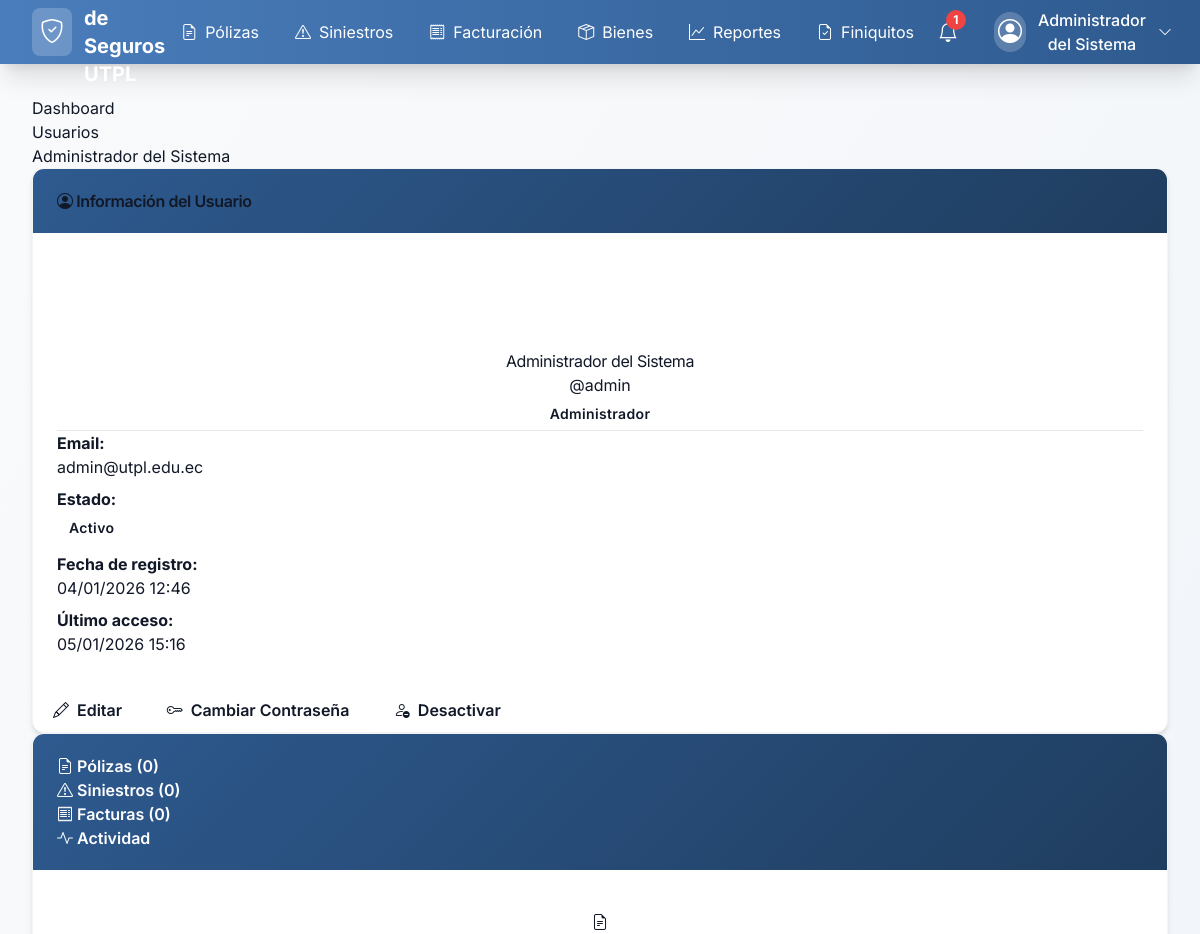
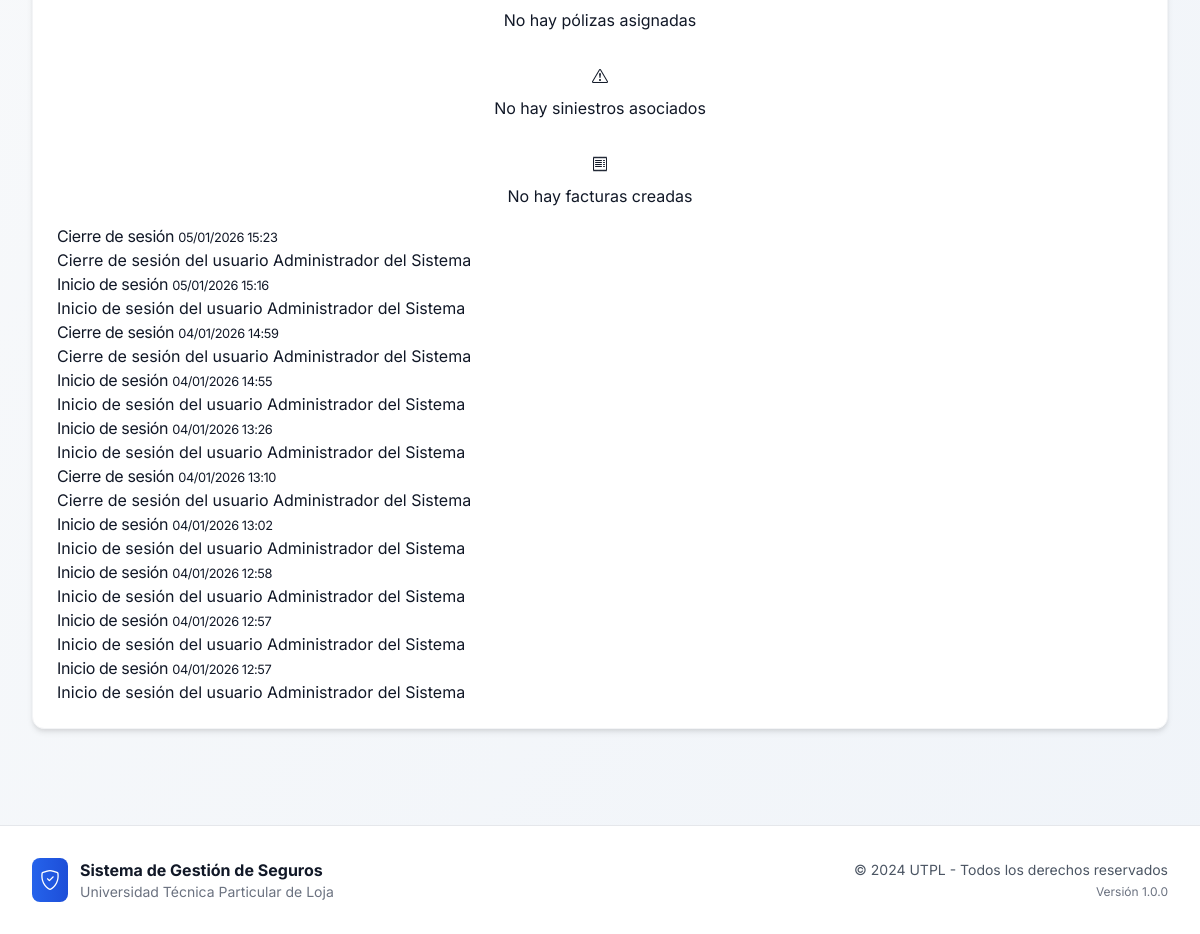
/accounts/users/1/ (signed in), run on an earlier commit of the app's database (2 pictures, top to bottom).
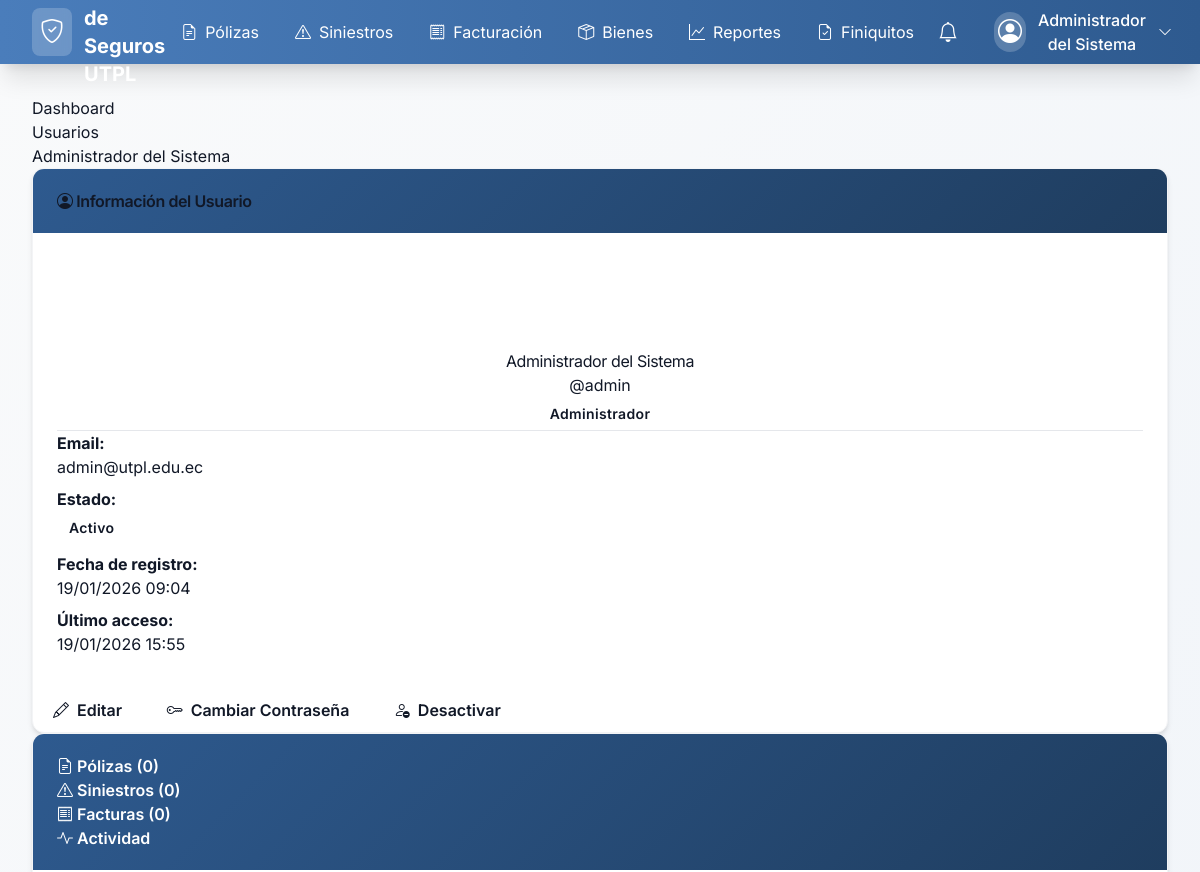
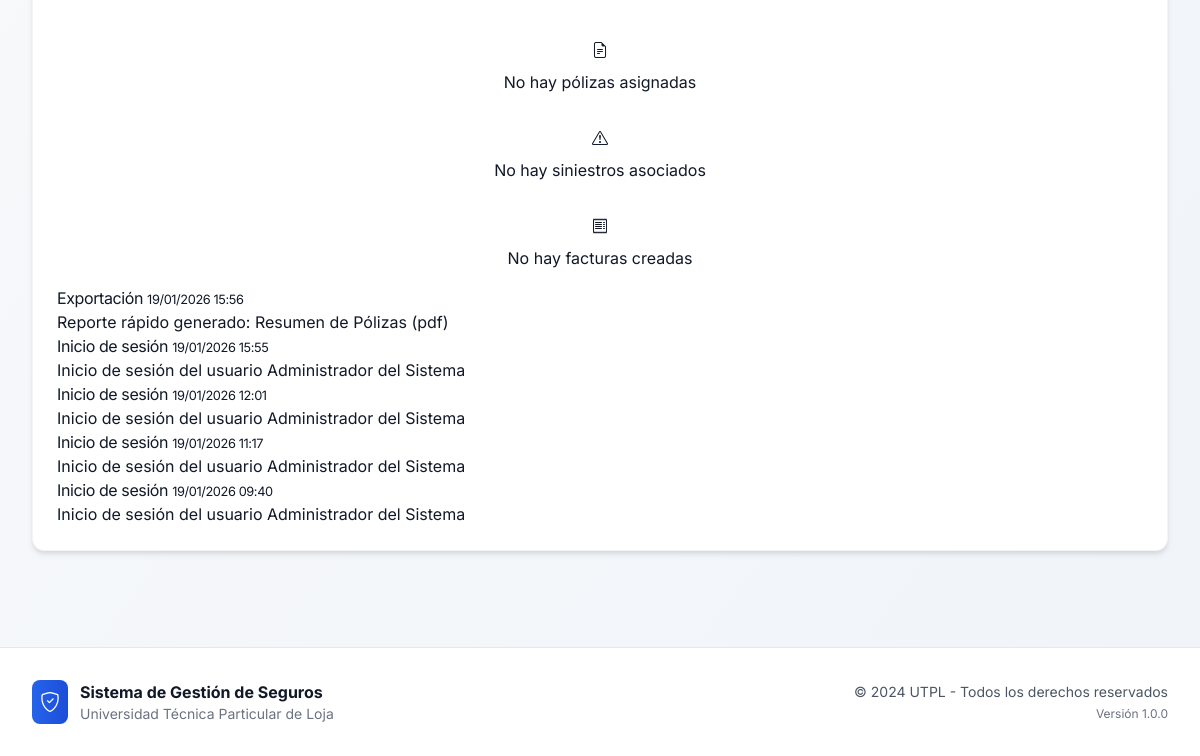
And on a later commit of the database (2 pictures, top to bottom).
### accounts/models.py (models this page shows, shortened)
class UserProfile(AbstractUser):
    ROLE_CHOICES = [
        ('admin', _('Administrador')),
        ('insurance_manager', _('Gerente de Seguros')),
        ('requester', _('Custodio de Bienes')),
    ]
    full_name = models.CharField(
        _('Nombre completo'),
        max_length=255,
        blank=True
    )
    role = models.CharField(
        _('Rol'),
        max_length=20,
        choices=ROLE_CHOICES,
        default='requester'
    )
    department = models.CharField(
        _('Departamento'),
        max_length=100,
        blank=True
    )
    phone = models.CharField(
        _('Teléfono'),
        max_length=20,
        blank=True
    )
    created_at = models.DateTimeField(_('Fecha de creación'), auto_now_add=True)
    updated_at = models.DateTimeField(_('Fecha de actualización'), auto_now=True)
    class Meta:
        verbose_name = _('Perfil de Usuario')
        verbose_name_plural = _('Perfiles de Usuario')
        ordering = ['-created_at']
    def get_full_name(self):
        if self.full_name:
            return self.full_name
        return super().get_full_name() or self.username
    def has_role_permission(self, permission_codename):
        role_permissions = self.get_role_permissions()
        return permission_codename in role_permissions
    def get_role_permissions(self):
        permissions_map = {
            'admin': [
                'users_read', 'users_write', 'users_create', 'users_update', 'users_delete', 'users_manage',
                'policies_read', 'policies_write', 'policies_create', 'policies_update', 'policies_delete', 'policies_manage',
                'claims_read', 'claims_write', 'claims_update', 'claims_delete', 'claims_manage',
                'invoices_read', 'invoices_write', 'invoices_create', 'invoices_update', 'invoices_delete', 'invoices_manage',
                'assets_read', 'assets_write', 'assets_create', 'assets_update', 'assets_delete', 'assets_manage',
                'reports_read', 'reports_write', 'reports_create', 'reports_update', 'reports_delete', 'reports_manage',
                'insurance_companies_read', 'insurance_companies_write', 'insurance_companies_create', 'insurance_companies_update', 'insurance_companies_delete', 'insurance_companies_manage',
                'brokers_read', 'brokers_write', 'brokers_create', 'brokers_update', 'brokers_delete', 'brokers_manage',
                'settings_read', 'settings_write', 'settings_create', 'settings_update', 'settings_delete', 'settings_manage',
                'alerts_read', 'alerts_create', 'alerts_write', 'alerts_execute', 'alerts_delete'
            ],
            'insurance_manager': [
                'users_read',
                'policies_read', 'policies_write', 'policies_create', 'policies_update', 'policies_delete',
                'claims_read', 'claims_write', 'claims_update', 'claims_manage',
                'invoices_read', 'invoices_write', 'invoices_create', 'invoices_update',
                'assets_read',
                'reports_read',
                'insurance_companies_read', 'insurance_companies_write', 'insurance_companies_create', 'insurance_companies_update',
                'brokers_read', 'brokers_write', 'brokers_create', 'brokers_update'
            ],
            'requester': [
                'claims_read', 'claims_write', 'claims_create',
                'assets_read'  # Only their own assets
            ]
        }
        return permissions_map.get(self.role, [])
    def has_perm(self, perm, obj=None):
        if super().has_perm(perm, obj):
            return True
        if not self.is_active or not perm:
            return False
        codename = perm.split('.')[-1]
        return codename in self.get_role_permissions()
    def has_perms(self, perm_list, obj=None):
        return all(self.has_perm(perm, obj) for perm in perm_list)

### audit/models.py (models this page shows, shortened)
class AuditLog(models.Model):
    ACTION_TYPE_CHOICES = [
        ('create', _('Crear')),
        ('update', _('Actualizar')),
        ('delete', _('Eliminar')),
        ('login', _('Inicio de sesión')),
        ('logout', _('Cierre de sesión')),
        ('export', _('Exportación')),
        ('status_change', _('Cambio de estado')),
        ('payment', _('Pago')),
        ('document_upload', _('Subida de documento')),
    ]
    ENTITY_TYPE_CHOICES = [
        ('policy', _('Póliza')),
        ('claim', _('Siniestro')),
        ('invoice', _('Factura')),
        ('asset', _('Activo')),
        ('user', _('Usuario')),
        ('insurance_company', _('Compañía aseguradora')),
        ('broker', _('Corredor')),
        ('notification', _('Notificación')),
    ]
    user = models.ForeignKey(
        UserProfile,
        on_delete=models.SET_NULL,
        null=True,
        blank=True,
        verbose_name=_('Usuario'),
        related_name='audit_logs'
    )
    action_type = models.CharField(
        _('Tipo de acción'),
        max_length=20,
        choices=ACTION_TYPE_CHOICES
    )
    entity_type = models.CharField(
        _('Tipo de entidad'),
        max_length=20,
        choices=ENTITY_TYPE_CHOICES
    )
    entity_id = models.CharField(
        _('ID de la entidad'),
        max_length=100,
        help_text=_('ID de la entidad afectada')
    )
    content_type = models.ForeignKey(
        ContentType,
        on_delete=models.CASCADE,
        null=True,
        blank=True
    )
    object_id = models.PositiveIntegerField(null=True, blank=True)
    content_object = GenericForeignKey('content_type', 'object_id')
    old_values = models.JSONField(
        _('Valores anteriores'),
        null=True,
        blank=True,
        help_text=_('JSON con los valores anteriores del registro')
    )
    new_values = models.JSONField(
        _('Valores nuevos'),
        null=True,
        blank=True,
        help_text=_('JSON con los valores nuevos del registro')
    )
    description = models.TextField(
        _('Descripción'),
        help_text=_('Descripción detallada de la acción realizada')
    )
    ip_address = models.GenericIPAddressField(
        _('Dirección IP'),
        null=True,
        blank=True
    )
    user_agent = models.TextField(
        _('User Agent'),
        null=True,
        blank=True,
        help_text=_('Información del navegador/dispositivo del usuario')
    )
    created_at = models.DateTimeField(_('Fecha de creación'), auto_now_add=True)
    class Meta:
        verbose_name = _('Log de Auditoría')
        verbose_name_plural = _('Logs de Auditoría')
        ordering = ['-created_at']
        indexes = [
            models.Index(fields=['user', '-created_at']),
            models.Index(fields=['action_type', '-created_at']),
            models.Index(fields=['entity_type', 'entity_id']),
            models.Index(fields=['-created_at']),
        ]

### accounts/views.py (the view)
# urls.py: path('users/<int:pk>/', views.user_detail, name='user_detail'),
@login_required
@permission_required('accounts.users_read', raise_exception=True)
def user_detail(request, pk):
    user = get_object_or_404(UserProfile, pk=pk)
    if not request.user.has_role_permission('users_read') and request.user != user:
        messages.error(request, _('No tienes permisos para ver este perfil.'))
        return redirect('accounts:profile')
    recent_policies = Policy.objects.filter(responsible_user=user)[:5]
    recent_claims = Claim.objects.filter(Q(reported_by=user) | Q(assigned_to=user))[:5]
    recent_invoices = Invoice.objects.filter(created_by=user)[:5]
    recent_audit_logs = AuditLog.objects.filter(user=user)[:10]
    context = {
        'user_obj': user,  # Rename to avoid conflict with request.user
        'recent_policies': recent_policies,
        'recent_claims': recent_claims,
        'recent_invoices': recent_invoices,
        'recent_audit_logs': recent_audit_logs,
    }
    return render(request, 'accounts/user_detail.html', context)

### templates/accounts/user_detail.html (shortened to what the changed rows need)
{% extends 'base.html' %}
{% load static %}
{% block content %}
<div class="row">
    <div class="col-12">
        <nav aria-label="breadcrumb">
            <ol class="breadcrumb">
                <li class="breadcrumb-item"><a href="{% url 'accounts:dashboard' %}">Dashboard</a></li>
                <li class="breadcrumb-item"><a href="{% url 'accounts:user_list' %}">Usuarios</a></li>
                <li class="breadcrumb-item active">{{ user_obj.get_full_name }}</li>
            </ol>
        </nav>
    </div>
</div>
<div class="row">
    <div class="col-lg-4">
        <div class="card">
            <div class="card-body text-center">
                <div class="avatar-circle bg-primary text-white mx-auto mb-3" style="width: 80px; height: 80px; border-radius: 50%; display: flex; align-items: center; justify-content: center; font-size: 32px; font-weight: bold;">
                </div>
                <h4>{{ user_obj.get_full_name }}</h4>
                <p class="text-muted">@{{ user_obj.username }}</p>
                <span class="badge bg-secondary fs-6">{{ user_obj.get_role_display }}</span>
                <hr>
                <div class="row text-start">
                    <div class="col-12 mb-2">
                        <strong>Email:</strong><br>
                        <a href="mailto:{{ user_obj.email }}">{{ user_obj.email }}</a>
                    </div>
                    <div class="col-12 mb-2">
                        <strong>Estado:</strong><br>
                        {% if user_obj.is_active %}
                            <span class="badge bg-success">Activo</span>
                        {% else %}
                            <span class="badge bg-danger">Inactivo</span>
                        {% endif %}
                    </div>
                    <div class="col-12 mb-2">
                        <strong>Fecha de registro:</strong><br>
                        {{ user_obj.date_joined|date:"d/m/Y H:i" }}
                    </div>
                    {% if user_obj.last_login %}
                    <div class="col-12 mb-2">
                        <strong>Último acceso:</strong><br>
                        {{ user_obj.last_login|date:"d/m/Y H:i" }}
                    </div>
                    {% endif %}
                </div>
            </div>
        </div>
    </div>
    <div class="col-lg-8">
        <div class="card">
            <div class="card-body">
                <div class="tab-content" id="userTabsContent">
                    <div class="tab-pane fade" id="activity" role="tabpanel">
                        {% if recent_audit_logs %}
                        <div class="timeline">
                            {% for log in recent_audit_logs %}
                            <div class="timeline-item">
                                <div class="timeline-content">
                                    <h6 class="timeline-title">
                                        {{ log.get_action_type_display }}
                                        <small class="text-muted">{{ log.created_at|date:"d/m/Y H:i" }}</small>
                                    </h6>
                                    <p class="mb-0">{{ log.description }}</p>
                                </div>
                            </div>
                            {% endfor %}
                        </div>
                        {% else %}
                        <div class="text-center py-4">
                            <i class="bi bi-activity display-4 text-muted"></i>
                            <p class="mt-2 text-muted">No hay actividad registrada</p>
                        </div>
                        {% endif %}
                    </div>
                </div>
            </div>
        </div>
    </div>
</div>
{% endblock %}

### templates/base.html (shortened to what the changed rows need)
{% load static %}
<!DOCTYPE html>
<html lang="es">
<head>
    <script src="https://cdn.tailwindcss.com"></script>
    <link href="https://cdn.jsdelivr.net/npm/bootstrap-icons@1.10.0/font/bootstrap-icons.css" rel="stylesheet">
    <link href="{% static 'css/style.css' %}" rel="stylesheet">
</head>
<body class="bg-gradient-to-br from-gray-50 to-blue-50 min-h-screen" style="background: linear-gradient(to bottom right, #f9fafb 0%, #f0f4f9 100%);">
    <nav class="shadow-xl sticky top-0 z-50" style="background: linear-gradient(to right, #4a7dbb 0%, #2e5a8f 100%);">
        <div class="max-w-7xl mx-auto px-4 sm:px-6 lg:px-8">
            <div class="flex items-center justify-between h-16">
                {% if user.is_authenticated and user_permissions %}
                <div class="hidden md:flex items-center space-x-1">
                    {% if 'policies_read' in user_permissions %}
                    <a href="{% url 'policies:policy_list' %}" class="px-4 py-2 text-white hover:bg-white/10 rounded-lg transition-all flex items-center space-x-2">
                        <i class="bi bi-file-earmark-text"></i>
                        <span>Pólizas</span>
                    </a>
                    {% endif %}
                    {% if 'claims_read' in user_permissions %}
                    <a href="{% url 'claims:claim_list' %}" class="px-4 py-2 text-white hover:bg-white/10 rounded-lg transition-all flex items-center space-x-2">
                        <i class="bi bi-exclamation-triangle"></i>
                        <span>Siniestros</span>
                    </a>
                    {% endif %}
                    {% if 'invoices_read' in user_permissions %}
                    <a href="{% url 'invoices:invoice_list' %}" class="px-4 py-2 text-white hover:bg-white/10 rounded-lg transition-all flex items-center space-x-2">
                        <i class="bi bi-receipt"></i>
                        <span>Facturación</span>
                    </a>
                    {% endif %}
                    {% if 'assets_read' in user_permissions %}
                    <a href="{% url 'assets:asset_list' %}" class="px-4 py-2 text-white hover:bg-white/10 rounded-lg transition-all flex items-center space-x-2">
                        <i class="bi bi-box-seam"></i>
                        <span>Bienes</span>
                    </a>
                    {% endif %}
                    {% if 'reports_read' in user_permissions %}
                    <a href="{% url 'reports:report_list' %}" class="px-4 py-2 text-white hover:bg-white/10 rounded-lg transition-all flex items-center space-x-2">
                        <i class="bi bi-graph-up"></i>
                        <span>Reportes</span>
                    </a>
                    {% endif %}
                    {% if 'claims_read' in user_permissions %}
                    <a href="{% url 'claims:claim_settlements_list' %}" class="px-4 py-2 text-white hover:bg-white/10 rounded-lg transition-all flex items-center space-x-2">
                        <i class="bi bi-file-earmark-check"></i>
                        <span>Finiquitos</span>
                    </a>
                    {% endif %}
                </div>
                <div class="flex items-center space-x-4">
                    <div class="relative" x-data="{ open: false }">
                        <button @click="open = !open" class="relative p-2 text-white hover:bg-white/10 rounded-lg transition-all">
                            <i class="bi bi-bell text-xl"></i>
                            {% if unread_notifications_count > 0 %}
                            <span class="absolute top-0 right-0 h-5 w-5 bg-red-500 rounded-full flex items-center justify-center text-xs font-bold">
                                {{ unread_notifications_count }}
                            </span>
                            {% endif %}
                        </button>
                    </div>
                    <div class="relative" x-data="{ open: false }">
                        <button @click="open = !open" class="flex items-center space-x-3 px-3 py-2 text-white hover:bg-white/10 rounded-lg transition-all">
                            <div class="bg-white/20 p-1 rounded-full">
                                <i class="bi bi-person-circle text-2xl"></i>
                            </div>
                            <span class="hidden sm:inline font-medium">{{ user_full_name|default:user.username }}</span>
                            <i class="bi bi-chevron-down text-sm"></i>
                        </button>
                    </div>
                </div>
                {% endif %}
            </div>
        </div>
    </nav>
    <main class="max-w-7xl mx-auto px-4 sm:px-6 lg:px-8 py-8">
        <div class="fade-in">
            {% block content %}{% endblock %}
        </div>
    </main>
</body>
</html>

What changed in the data, as far as the page shows it:
removed AuditLog: action_type "Cierre de sesión", created_at "05/01/2026 15:23", description "Cierre de sesión del usuario Administrador del Sistema"
removed AuditLog: action_type "Inicio de sesión", created_at "05/01/2026 15:16", description "Inicio de sesión del usuario Administrador del Sistema"
removed AuditLog: action_type "Cierre de sesión", created_at "04/01/2026 14:59", description "Cierre de sesión del usuario Administrador del Sistema"
removed AuditLog: action_type "Inicio de sesión", created_at "04/01/2026 14:55", description "Inicio de sesión del usuario Administrador del Sistema"
removed AuditLog: action_type "Inicio de sesión", created_at "04/01/2026 13:26", description "Inicio de sesión del usuario Administrador del Sistema"
removed AuditLog: action_type "Cierre de sesión", created_at "04/01/2026 13:10", description "Cierre de sesión del usuario Administrador del Sistema"
changed UserProfile "Administrador del Sistema": date_joined "04/01/2026 12:46" → "19/01/2026 09:04"; last_login "05/01/2026 15:16" → "19/01/2026 15:55"
added AuditLog: action_type "Exportación", created_at "19/01/2026 15:56", description "Reporte rápido generado: Resumen de Pólizas (pdf)"
changed AuditLog (number 2 of 5 on the later page): created_at "04/01/2026 13:02" → "19/01/2026 15:55"
changed AuditLog (number 3 of 5 on the later page): created_at "04/01/2026 12:58" → "19/01/2026 12:01"
changed AuditLog (number 4 of 5 on the later page): created_at "04/01/2026 12:57" → "19/01/2026 11:17"
changed AuditLog (number 5 of 5 on the later page): created_at "04/01/2026 12:57" → "19/01/2026 09:40"
Also different on the page:
{{ unread_notifications_count }}: "1" → (not shown)
